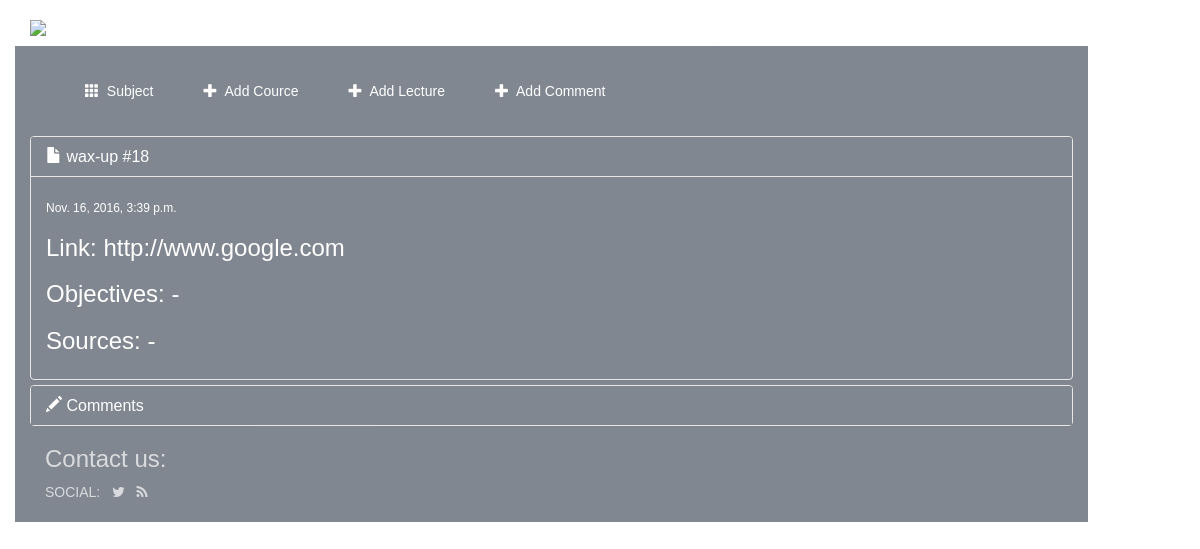
The app's page /cource/5/lecture/2/ with its own data.
### project/models.py (models this page shows, shortened)
class Lecture(models.Model):
    cource = models.ForeignKey(Cource, on_delete=models.CASCADE)
    title = models.CharField(max_length=100)
    sources = models.TextField(max_length=500)
    objectives = models.TextField(max_length=500)
    pup_date = models.DateTimeField(auto_now_add=True)
    link = models.URLField()

### project/views.py (the view)
# urls.py: url(r'^cource/(?P<cource_id>[0-9]+)/lecture/(?P<lecture_id>[0-9]+)/$', views.ShowLectureView.as_view(), name='show_lecture'),
class ShowLectureView(generic.DetailView):
    model = Lecture
    template_name = 'project/show_lecture.html'
    context_object_name = "Lecture"
    pk_url_kwarg = "lecture_id"
    query_pk_and_slug = True

### project/templates/project/show_lecture.html (shortened to what this page needs)
{% extends 'project/base.html' %}
{% block add %} <a href="{% url 'project:add-comment-l' %}"> <span class="glyphicon glyphicon-plus" aria-hidden="true"></span>&nbsp; Add Comment </a> {% endblock %}
{% block body %}
<div class="panel panel-default" style="font-family: 'Proxima Nova','Helvetica','Corbel',sans-serif;background-color:#4b5462;">
    <div class="panel-heading" style="font-family: 'Proxima Nova','Helvetica','Corbel',sans-serif;background-color:#4b5462;">
        <h3 class="panel-title"><a data-toggle="collapse" data-parent="#accordion" href="#collapse1"> <span class="glyphicon glyphicon-file" aria-hidden="true"></span> {{ Lecture.title }}</a></h3>
    </div>
    <div id="collapse1" class="panel-collapse collapse in">
        <div class="panel-body">
            <h6> {{ Lecture.pup_date }} </h6>
            <h3>Link: {{ Lecture.link }}</h3>
            <h3>Objectives: {{ Lecture.objectives }} </h3>
            <h3>Sources: {{ Lecture.sources }} </h3>
        </div>
    </div>
</div>
<div class="panel panel-default" style="font-family: 'Proxima Nova','Helvetica','Corbel',sans-serif;background-color:#4b5462;">
    <div class="panel-heading" style="font-family: 'Proxima Nova','Helvetica','Corbel',sans-serif;background-color:#4b5462;">
        <h3 class="panel-title" ><a data-toggle="collapse" data-parent="#accordion" href="#collapse2"><span class="glyphicon glyphicon-pencil" aria-hidden="true"></span> Comments</a></h3>
    </div>
</div>
{% endblock %}

### project/templates/project/base.html (style rules this page uses)
body { color: white; font-family:'Proxima Nova','Helvetica','Corbel',sans-serif; }
a:link { color:white;background-color: transparent;text-decoration: none; }

### records on screen
Lecture: title "wax-up #18", pup_date "Nov. 16, 2016, 3:39 p.m.", link "http://www.google.com", objectives "-", sources "-"
